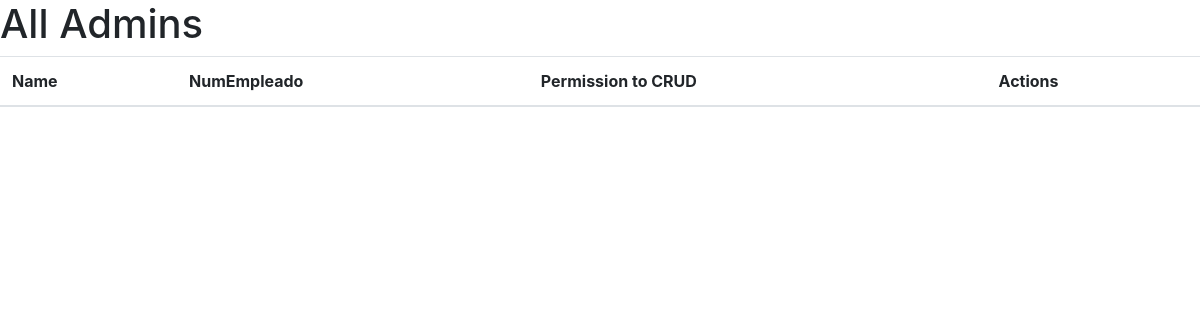
Page /show_admin on the earlier database version.
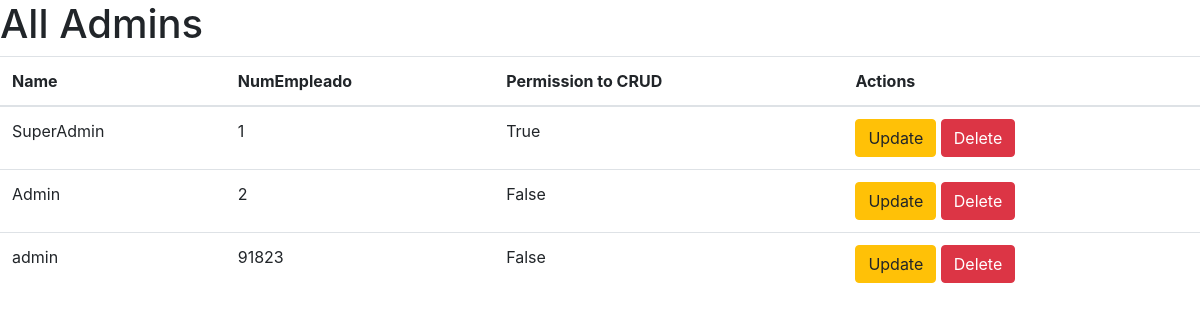
Same page on the later database version.
### app_products/models.py (models this page shows)
class Admins(models.Model):
    name = models.CharField(max_length=100)
    permissions = models.BooleanField(default=False)
    num_employee = models.IntegerField()
    password = models.CharField(max_length=50)

### app_products/views.py (the view)
# urls.py: path('show_admin',views.show_admin, name="getAllAdmin" ),
def show_admin(request):
    admins = Admins.objects.all()
    for admin in admins:
        print(admin.password)
    return render(request, 'admin/get_admin.html', {'admins':admins})

### app_products/templates/admin/get_admin.html (shortened to what this page needs)
{% extends 'basetemplate.html' %}
{% block title_body %}
    <h1>All Admins</h1>
{% endblock title_body %}
{% block data_body %}
<table class="table">
  <thead>
    <tr>
      <th scope="col">Name </th>
      <th scope="col">NumEmpleado</th>
      <th scope="col">Permission to CRUD</th>
      <th scope="col">Actions</th>
    </tr>
  </thead>
  <tbody>
    {% for admin in admins %}
        <tr>
            <td>{{admin.name}}</td>
            <td>{{admin.num_employee}}</td>
            <td>{{admin.permissions}}</td>
            <td>
              <a href="/update_admin/{{admin.id}}" class="btn btn-warning">Update</a>
              <a href="/delete_admin/{{admin.id}}" class="btn btn-danger">Delete</a>
            </td>
        </tr>
    {% endfor %}
  </tbody>
</table>
{% endblock data_body %}

Differences in the rows shown:
added Admins: name "SuperAdmin", num_employee "1", permissions "True"
added Admins: name "Admin", num_employee "2", permissions "False"
added Admins: name "admin", num_employee "91823", permissions "False"
